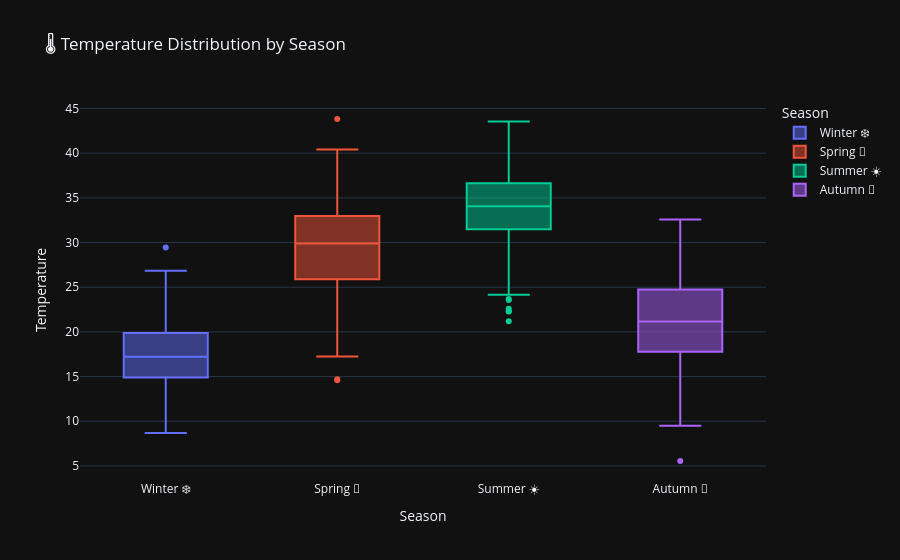

The cell this chart's notebook holds for it:
### Code cell
def get_season(month):
    if month in [12, 1, 2]: return 'Winter ❄️'
    elif month in [3, 4, 5]: return 'Spring 🌸'
    elif month in [6, 7, 8]: return 'Summer ☀️'
    else: return 'Autumn 🍂'

df['Season'] = df['Month'].apply(get_season)

fig = px.box(df, x='Season', y='Temperature', color='Season',
             title='🌡️ Temperature Distribution by Season')
fig.update_layout(template='plotly_dark')
fig.show()

### Figure 1 — Plotly figure (JSON) as saved in the notebook; plotly's stock layout.template omitted (floating-point values rounded to 4 significant figures; data arrays with more than 128 entries replaced by an {"elided": "..."} marker saying what was removed)
{"data": [{"alignmentgroup": "True", "hovertemplate": "Season=%{x}<br>Temperature=%{y}<extra></extra>", "legendgroup": "Winter ❄️", "marker": {"color": "#636efa"}, "name": "Winter ❄️", "notched": false, "offsetgroup": "Winter ❄️", "orientation": "v", "showlegend": true, "type": "box", "x": {"elided": "450 str values"}, "x0": " ", "xaxis": "x", "y": {"elided": "450 float values"}, "y0": " ", "yaxis": "y"}, {"alignmentgroup": "True", "hovertemplate": "Season=%{x}<br>Temperature=%{y}<extra></extra>", "legendgroup": "Spring 🌸", "marker": {"color": "#EF553B"}, "name": "Spring 🌸", "notched": false, "offsetgroup": "Spring 🌸", "orientation": "v", "showlegend": true, "type": "box", "x": {"elided": "460 str values"}, "x0": " ", "xaxis": "x", "y": {"elided": "460 float values"}, "y0": " ", "yaxis": "y"}, {"alignmentgroup": "True", "hovertemplate": "Season=%{x}<br>Temperature=%{y}<extra></extra>", "legendgroup": "Summer ☀️", "marker": {"color": "#00cc96"}, "name": "Summer ☀️", "notched": false, "offsetgroup": "Summer ☀️", "orientation": "v", "showlegend": true, "type": "box", "x": {"elided": "460 str values"}, "x0": " ", "xaxis": "x", "y": {"elided": "460 float values"}, "y0": " ", "yaxis": "y"}, {"alignmentgroup": "True", "hovertemplate": "Season=%{x}<br>Temperature=%{y}<extra></extra>", "legendgroup": "Autumn 🍂", "marker": {"color": "#ab63fa"}, "name": "Autumn 🍂", "notched": false, "offsetgroup": "Autumn 🍂", "orientation": "v", "showlegend": true, "type": "box", "x": {"elided": "455 str values"}, "x0": " ", "xaxis": "x", "y": {"elided": "455 float values"}, "y0": " ", "yaxis": "y"}], "layout": {"boxmode": "overlay", "legend": {"title": {"text": "Season"}, "tracegroupgap": 0}, "title": {"text": "🌡️ Temperature Distribution by Season"}, "xaxis": {"anchor": "y", "categoryarray": ["Winter ❄️", "Spring 🌸", "Summer ☀️", "Autumn 🍂"], "categoryorder": "array", "domain": [0, 1], "title": {"text": "Season"}}, "yaxis": {"anchor": "x", "domain": [0, 1], "title": {"text": "Temperature"}}}}
